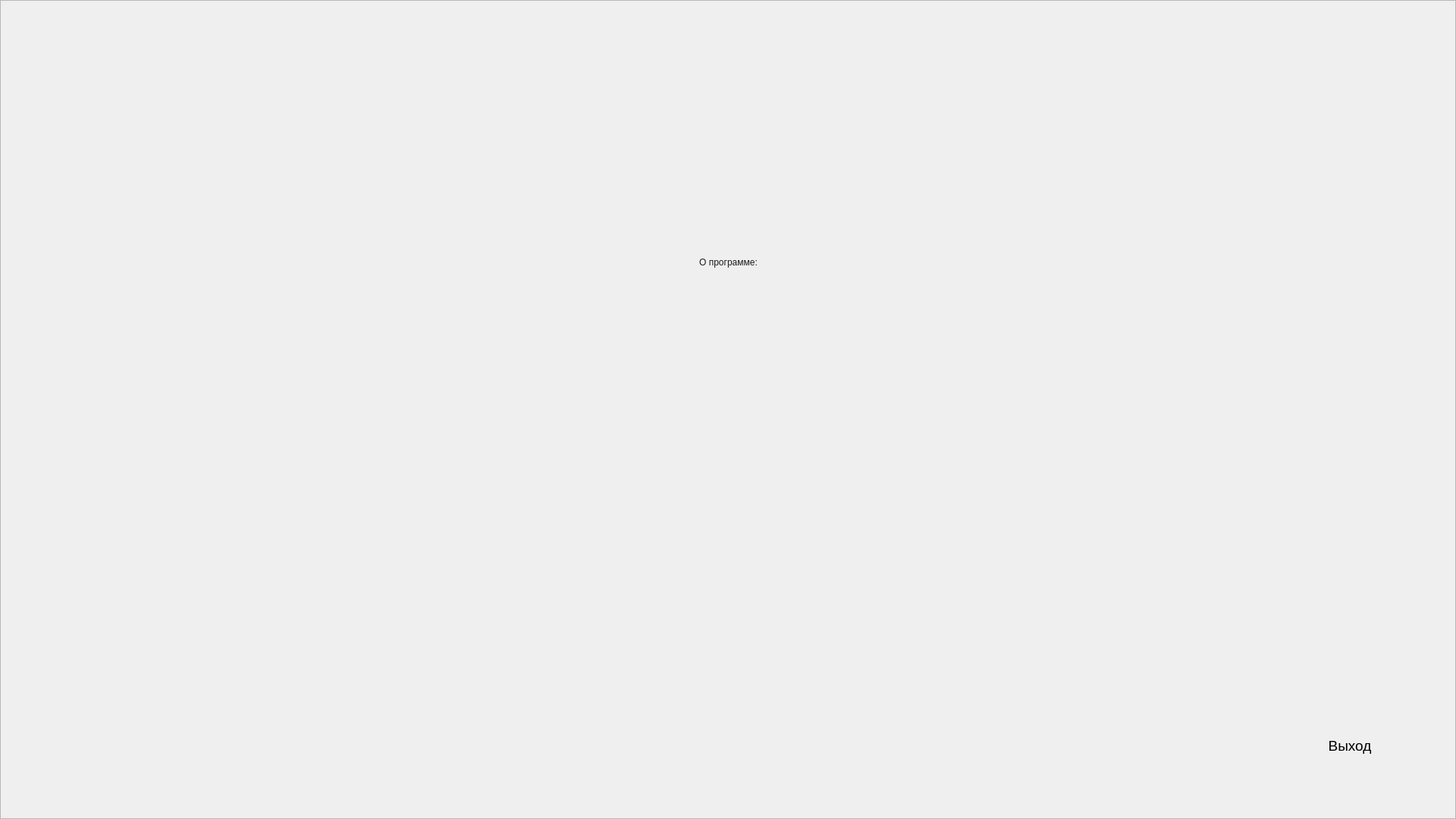
<?xml version="1.0" encoding="UTF-8"?>
<ui version="4.0">
 <class>AboutWindow</class>
 <widget class="QWidget" name="AboutWindow">
  <property name="geometry">
   <rect>
    <x>0</x>
    <y>0</y>
    <width>1920</width>
    <height>1080</height>
   </rect>
  </property>
  <property name="windowTitle">
   <string>Form</string>
  </property>
  <widget class="QFrame" name="frame">
   <property name="geometry">
    <rect>
     <x>0</x>
     <y>0</y>
     <width>1920</width>
     <height>1080</height>
    </rect>
   </property>
   <property name="styleSheet">
    <string notr="true">background-image: url(:/backgroundSteel);</string>
   </property>
   <property name="frameShape">
    <enum>QFrame::StyledPanel</enum>
   </property>
   <property name="frameShadow">
    <enum>QFrame::Raised</enum>
   </property>
   <widget class="QLabel" name="label">
    <property name="geometry">
     <rect>
      <x>640</x>
      <y>270</y>
      <width>640</width>
      <height>520</height>
     </rect>
    </property>
    <property name="styleSheet">
     <string notr="true">background-image: url(:/aboutFrame);</string>
    </property>
    <property name="text">
     <string/>
    </property>
    <property name="alignment">
     <set>Qt::AlignCenter</set>
    </property>
   </widget>
   <widget class="QLabel" name="labelTitle">
    <property name="geometry">
     <rect>
      <x>720</x>
      <y>310</y>
      <width>481</width>
      <height>71</height>
     </rect>
    </property>
    <property name="styleSheet">
     <string notr="true">background:transparent;
color: rgb(25, 25, 25);</string>
    </property>
    <property name="text">
     <string>О программе:</string>
    </property>
    <property name="alignment">
     <set>Qt::AlignCenter</set>
    </property>
   </widget>
   <widget class="QLabel" name="labelExit">
    <property name="geometry">
     <rect>
      <x>1680</x>
      <y>960</y>
      <width>200</width>
      <height>46</height>
     </rect>
    </property>
    <property name="font">
     <font>
      <pointsize>14</pointsize>
     </font>
    </property>
    <property name="styleSheet">
     <string notr="true">background-image: url(:/label1);
color: rgb(0, 0, 0);</string>
    </property>
    <property name="text">
     <string>Выход</string>
    </property>
    <property name="alignment">
     <set>Qt::AlignCenter</set>
    </property>
   </widget>
   <widget class="QPushButton" name="btnExit">
    <property name="geometry">
     <rect>
      <x>1570</x>
      <y>930</y>
      <width>95</width>
      <height>95</height>
     </rect>
    </property>
    <property name="text">
     <string/>
    </property>
    <property name="flat">
     <bool>true</bool>
    </property>
   </widget>
  </widget>
 </widget>
 <resources/>
 <connections/>
</ui>
